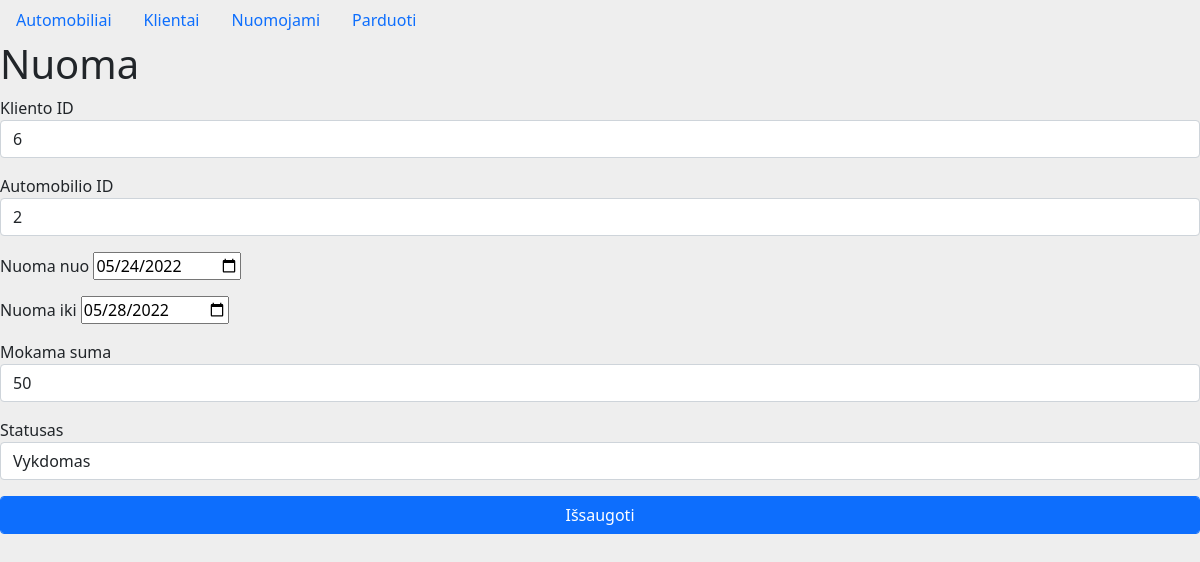
The page /nuoma.php?nuomos_id=13 on the database its author committed.
### tables this page shows
CREATE TABLE `nuomojami_auto` (
  `nuomos_id` smallint(6) NOT NULL,
  `auto_id` smallint(6) NOT NULL,
  `kliento_id` smallint(6) NOT NULL,
  `nuoma_nuo` date NOT NULL,
  `nuoma_iki` date NOT NULL,
  `mokama_suma` int(16) NOT NULL,
  `statusas` varchar(32) NOT NULL
);

### nuoma.php (the view, shortened to what this page needs)
<?php require('header.php') ?>
<?php
$edit=false;
if (isset($_GET['nuomos_id']) && is_numeric($_GET['nuomos_id'])) {
  $edit=true;
  $nuomos_id = htmlspecialchars($_GET['nuomos_id']);
  $sql = "SELECT * FROM nuomojami_auto WHERE nuomos_id=$nuomos_id";
  $result = mysqli_query($conn, $sql);
  $nuoma = mysqli_fetch_assoc($result);
}
?>
<h1>Nuoma</h1>
<form class="" action="functions.php" method="post">
<div class="mb-3">
  <label>Kliento ID</label>
  <input type="text" name="klientai_id" list="klientu_list" class="form-control" value="<?=$nuoma['kliento_id']??''?>">
</div>
<div class="mb-3">
  <label>Automobilio ID</label>
  <input type="text" name="automobiliai_id" list="auto_list" class="form-control" value="<?=$nuoma['auto_id']??''?>">
</div>
<div class="mb-3">
  <label>Nuoma nuo</label>
<input class="" type="date" name="nuoma_nuo" value="<?=$nuoma['nuoma_nuo']??''?>" required>
</div>
<div class="mb-3">
  <label>Nuoma iki</label>
<input class="" type="date" name="nuoma_iki" value="<?=$nuoma['nuoma_iki']??''?>" required>
</div>
<div class="mb-3">
  <label>Mokama suma</label>
<input class="form-control" type="text" name="mokama_suma" value="<?=$nuoma['mokama_suma']??''?>" required>
</div>
<div class="mb-3">
  <label>Statusas</label>
<input class="form-control" type="text" name="statusas" value="<?=$nuoma['statusas']??''?>" required>
</div>
<div class="mb-3">
<input class="form-control btn btn btn-primary" type="submit" name="<?=($edit)?'redaguoti_nuoma':'nauja_nuoma'?>" value="Išsaugoti">
</div>
</form>
<?php require('footer.php') ?>

### style.css (style rules this page uses)
body { background: #eee; }

### rows shown on the page
nuomojami_auto: klientai_id "6", automobiliai_id "2", nuoma_nuo "05/24/2022", nuoma_iki "05/28/2022", mokama_suma "50", statusas "Vykdomas"
